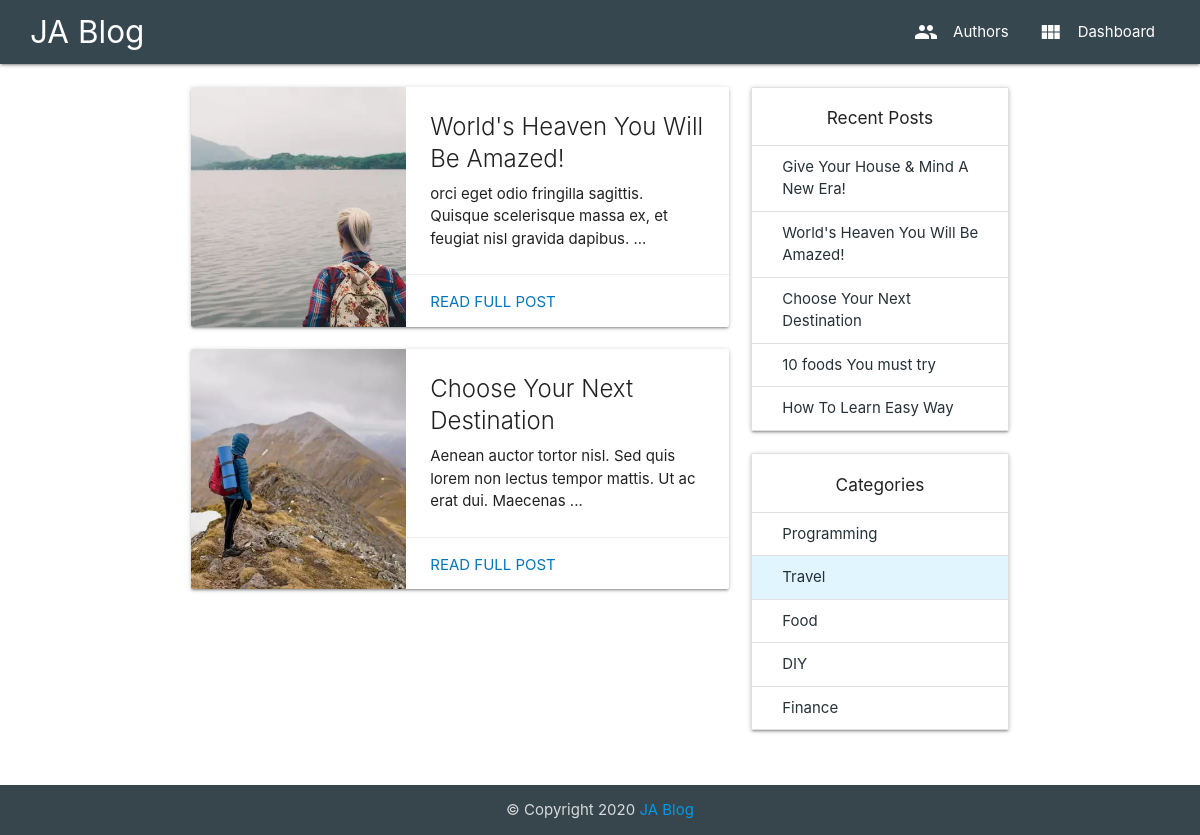
/posts.php?category=3, run on the app's committed database.
### tables this page shows
CREATE TABLE `posts` (
  `id` varchar(20) NOT NULL,
  `title` varchar(100) NOT NULL,
  `body` text NOT NULL,
  `excerpt` text NOT NULL,
  `thumbnail` varchar(150) NOT NULL,
  `featured` tinyint(4) NOT NULL DEFAULT 0,
  `published` tinyint(1) NOT NULL
);

CREATE TABLE `category` (
  `id` int(11) NOT NULL,
  `name` varchar(50) NOT NULL,
  `created_at` timestamp NOT NULL DEFAULT current_timestamp()
);

### lib/Database.php (called while the page is built, shortened)
<?php
class Database
{
	public $host   = DB_HOST;
	public $user   = DB_USER;
	public $pass   = DB_PASS;
	public $dbname = DB_NAME;
	public $link;
	private function connectDB()
	{
		$this->link = new mysqli($this->host, $this->user, $this->pass, $this->dbname);
	}
	public function select($query)
	{
		$result = $this->link->query($query) or die($this->link->error . __LINE__);
		if ($result->num_rows > 0) {
			return $result;
		} else {
			return false;
		}
	}
}

### helpers/Format.php (called while the page is built, shortened)
<?php
class Format
{
	public function textShorten($text, $limit = 400)
	{
		$text .= " ";
		$text = substr($text, 0, $limit);
		$text = substr($text, 0, strrpos($text, " "));
		$text .= " ...";
		return $text;
	}
	public function isEmpty($data)
	{
		$data = trim($data);
		if (isset($data) === true && $data === '') {
			return true;
		} else {
			return false;
		}
	}
}

### posts.php (the view, shortened to what this page needs)
<?php
$categoryId = $_GET['category'];
include('layout/header.php');
?>
<div class="container mt-1">
	<div class="row">
		<div class="col l8">
			<?php
			$query = "SELECT posts.id, posts.title, posts.body, posts.excerpt, posts.thumbnail
								FROM posts
								INNER JOIN posts_meta ON posts.id = posts_meta.post_id
								WHERE posts.published = TRUE AND posts_meta.category_id = $categoryId
								ORDER BY posts_meta.created_at DESC";
			$posts = $db->select($query);
			if ($posts) { ?>
				<div class="row">
					<?php
					while ($result = $posts->fetch_assoc()) {
					?>
						<div class="col s12">
							<div class="card horizontal hoverable">
								<div class="card-image">
									<img src="<?php echo SITE_URL . $result['thumbnail'] ?>">
								</div>
								<div class="card-stacked">
									<div class="card-content">
										<span class="card-title"><?php echo $result['title'] ?></span>
										<p>
											<?php
											if ($fm->isEmpty($result['excerpt'])) {
												echo $fm->textShorten($result['body'], 100);
											} else {
												echo $fm->textShorten($result['excerpt'], 100);
											}
											?>
										</p>
									</div>
									<div class="card-action">
										<a href="<?php echo SITE_URL . "/post.php?id=" . $result['id'] ?>" class="light-blue-text text-darken-3">Read Full Post</a>
									</div>
								</div>
							</div>
						</div>
					<?php
					} ?>
				</div>
			<?php
			} else { ?>
				<h3 class="cyan-text text-darken-1 center">No Blog Found!</h3>
			<?php
			}
			?>
		</div>
		<aside class="col l4 aside">
			<?php include('inc/sidebar.php') ?>
		</aside>
	</div>
</div>
<?php
include('layout/footer.php');
?>

### inc/sidebar.php
<aside class="row">
	<div class="col s12">
		<div class="card">
			<ul class="collection with-header">
				<li class="collection-header">
					<h6 class="center">Recent Posts</h6>
				</li>
				<?php
				$query = "SELECT p.id, p.title
							FROM posts p
							INNER JOIN posts_meta pm ON p.id = pm.post_id
							WHERE p.published = TRUE
							ORDER BY pm.created_at
							DESC LIMIT 5";
				$recent_posts = $db->select($query);
				if ($recent_posts) {
					while ($result = $recent_posts->fetch_assoc()) {
				?>
						<li class="collection-item">
							<a href="post.php?id=<?php echo $result['id'] ?>" class="blue-grey-text text-darken-4">
								<?php echo $result['title']; ?>
							</a>
						</li>
					<?php }
				} else { ?>
					<li class="collection-item">
						No Posts Found
					</li>
				<?php } ?>
			</ul>
		</div>
	</div>
	<div class="col s12">
		<div class="card">
			<ul class="collection with-header">
				<li class="collection-header">
					<h6 class="center">Categories</h6>
				</li>
				<?php
				$query = "SELECT * FROM category";
				$category = $db->select($query);
				if ($category) {
					while ($result = $category->fetch_assoc()) {
				?>
						<li class="collection-item <?php
																				if (isset($_GET['category']) && $_GET['category'] == $result['id']) {
																					echo "active light-blue lighten-5";
																				}
																				?>">
							<a href="posts.php?category=<?php echo $result['id'] ?>" class="blue-grey-text text-darken-4">
								<?php echo $result['name']; ?>
							</a>
						</li>
					<?php }
				} else { ?>
					<li class="collection-item">
						No Category Found
					</li>
				<?php } ?>
			</ul>
		</div>
	</div>
</aside>

### assets/css/main.css (style rules this page uses)
.mt-1 { margin-top:1rem !important }
@media only screen and (min-width: 993px) { .card.horizontal { height:16rem } }
.card.horizontal .card-image { width:40% }
.card.horizontal .card-image img { height:100%;-o-object-fit:cover;object-fit:cover }

### data on the page
posts: thumbnail (picture), title "World's Heaven You Will Be Amazed!", excerpt "orci eget odio fringilla sagittis. Quisque scelerisque massa ex, et feugiat nisl gravida dapibus. ..."
posts: thumbnail (picture), title "Choose Your Next Destination", excerpt "Aenean auctor tortor nisl. Sed quis lorem non lectus tempor mattis. Ut ac erat dui. Maecenas ..."
posts: title "Give Your House & Mind A New Era!"
posts: title "10 foods You must try"
posts: title "How To Learn Easy Way"
category: name "Programming"
category: name "Travel"
category: name "Food"
category: name "DIY"
category: name "Finance"

### other printed values
SITE_TITLE "JA Blog"
